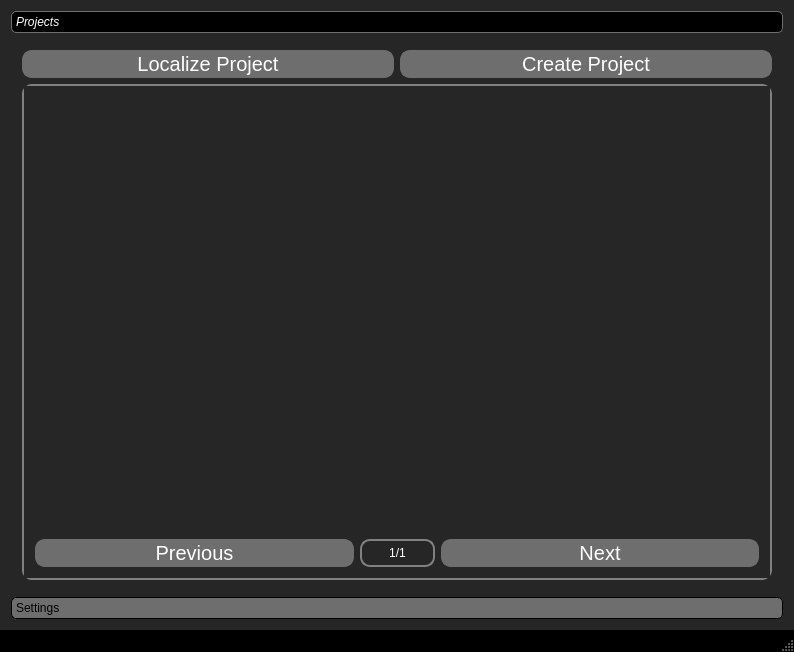
<?xml version="1.0" encoding="UTF-8"?>
<ui version="4.0">
 <class>UnrealManagerClass</class>
 <widget class="QMainWindow" name="UnrealManagerClass">
  <property name="geometry">
   <rect>
    <x>0</x>
    <y>0</y>
    <width>794</width>
    <height>652</height>
   </rect>
  </property>
  <property name="windowTitle">
   <string>UnrealManager</string>
  </property>
  <property name="layoutDirection">
   <enum>Qt::LeftToRight</enum>
  </property>
  <property name="styleSheet">
   <string notr="true">QMainWindow
{
	background-color:black;
	foreground-color:black;
}</string>
  </property>
  <widget class="QWidget" name="centralWidget">
   <property name="autoFillBackground">
    <bool>false</bool>
   </property>
   <property name="styleSheet">
    <string notr="true">QWidget
{
	background-color:#262626
}</string>
   </property>
   <layout class="QGridLayout" name="gridLayout_2">
    <item row="0" column="1">
     <widget class="QToolBox" name="toolBox">
      <property name="autoFillBackground">
       <bool>false</bool>
      </property>
      <property name="styleSheet">
       <string notr="true">QPushButton{
border-radius : 15px;
border : 1px solid #FFFF00;
border-top : 1px solid #FFFF00;
color : white
}

QLabel
{
	color:white;
}

QPushButton:enabled
{
 background-color: #6E6E6E;
  border: 2px solid #6E6E6E;
  border-radius: 10px;
}

QPushButton:hover:!pressed
{
 background-color: #999999;
color:black
}

QToolBox::tab {
    background: #6E6E6E;
    border-radius: 5px;
	border : 1px solid dark;
    color: black;
}

QToolBox::tab:selected { /* italicize selected tabs */
	background: black;
	border : 1px solid #6E6E6E;
    font: italic;
    color: white;
}

QToolBox::tab:hover:!selected
{ 
	background: #999999;
	border : 1px solid #6E6E6E;
    font: italic;
    color: white;
}

.QFrame
{
    border: 2px solid gray;
    border-radius: 10px;
}
</string>
      </property>
      <property name="currentIndex">
       <number>0</number>
      </property>
      <widget class="QWidget" name="Project_tab">
       <property name="geometry">
        <rect>
         <x>0</x>
         <y>0</y>
         <width>776</width>
         <height>553</height>
        </rect>
       </property>
       <attribute name="label">
        <string>Projects</string>
       </attribute>
       <layout class="QGridLayout" name="gridLayout_3">
        <item row="0" column="0">
         <widget class="QPushButton" name="LocalizeButton">
          <property name="sizePolicy">
           <sizepolicy hsizetype="Minimum" vsizetype="Fixed">
            <horstretch>0</horstretch>
            <verstretch>0</verstretch>
           </sizepolicy>
          </property>
          <property name="minimumSize">
           <size>
            <width>0</width>
            <height>25</height>
           </size>
          </property>
          <property name="font">
           <font>
            <pointsize>15</pointsize>
           </font>
          </property>
          <property name="text">
           <string>Localize Project</string>
          </property>
         </widget>
        </item>
        <item row="0" column="1">
         <widget class="QPushButton" name="CreateButton">
          <property name="minimumSize">
           <size>
            <width>0</width>
            <height>25</height>
           </size>
          </property>
          <property name="palette">
           <palette>
            <active>
             <colorrole role="WindowText">
              <brush brushstyle="SolidPattern">
               <color alpha="255">
                <red>255</red>
                <green>255</green>
                <blue>255</blue>
               </color>
              </brush>
             </colorrole>
             <colorrole role="Button">
              <brush brushstyle="SolidPattern">
               <color alpha="255">
                <red>110</red>
                <green>110</green>
                <blue>110</blue>
               </color>
              </brush>
             </colorrole>
             <colorrole role="Text">
              <brush brushstyle="SolidPattern">
               <color alpha="255">
                <red>255</red>
                <green>255</green>
                <blue>255</blue>
               </color>
              </brush>
             </colorrole>
             <colorrole role="ButtonText">
              <brush brushstyle="SolidPattern">
               <color alpha="255">
                <red>255</red>
                <green>255</green>
                <blue>255</blue>
               </color>
              </brush>
             </colorrole>
             <colorrole role="Base">
              <brush brushstyle="SolidPattern">
               <color alpha="255">
                <red>110</red>
                <green>110</green>
                <blue>110</blue>
               </color>
              </brush>
             </colorrole>
             <colorrole role="Window">
              <brush brushstyle="SolidPattern">
               <color alpha="255">
                <red>110</red>
                <green>110</green>
                <blue>110</blue>
               </color>
              </brush>
             </colorrole>
             <colorrole role="Highlight">
              <brush brushstyle="SolidPattern">
               <color alpha="255">
                <red>0</red>
                <green>170</green>
                <blue>255</blue>
               </color>
              </brush>
             </colorrole>
             <colorrole role="PlaceholderText">
              <brush brushstyle="SolidPattern">
               <color alpha="128">
                <red>255</red>
                <green>255</green>
                <blue>255</blue>
               </color>
              </brush>
             </colorrole>
            </active>
            <inactive>
             <colorrole role="WindowText">
              <brush brushstyle="SolidPattern">
               <color alpha="255">
                <red>255</red>
                <green>255</green>
                <blue>255</blue>
               </color>
              </brush>
             </colorrole>
             <colorrole role="Button">
              <brush brushstyle="SolidPattern">
               <color alpha="255">
                <red>110</red>
                <green>110</green>
                <blue>110</blue>
               </color>
              </brush>
             </colorrole>
             <colorrole role="Text">
              <brush brushstyle="SolidPattern">
               <color alpha="255">
                <red>255</red>
                <green>255</green>
                <blue>255</blue>
               </color>
              </brush>
             </colorrole>
             <colorrole role="ButtonText">
              <brush brushstyle="SolidPattern">
               <color alpha="255">
                <red>255</red>
                <green>255</green>
                <blue>255</blue>
               </color>
              </brush>
             </colorrole>
             <colorrole role="Base">
              <brush brushstyle="SolidPattern">
               <color alpha="255">
                <red>110</red>
                <green>110</green>
                <blue>110</blue>
               </color>
              </brush>
             </colorrole>
             <colorrole role="Window">
              <brush brushstyle="SolidPattern">
               <color alpha="255">
                <red>110</red>
                <green>110</green>
                <blue>110</blue>
               </color>
              </brush>
             </colorrole>
             <colorrole role="PlaceholderText">
              <brush brushstyle="SolidPattern">
               <color alpha="128">
                <red>255</red>
                <green>255</green>
                <blue>255</blue>
               </color>
              </brush>
             </colorrole>
            </inactive>
            <disabled>
             <colorrole role="WindowText">
              <brush brushstyle="SolidPattern">
               <color alpha="255">
                <red>255</red>
                <green>255</green>
                <blue>255</blue>
               </color>
              </brush>
             </colorrole>
             <colorrole role="Button">
              <brush brushstyle="SolidPattern">
               <color alpha="255">
                <red>38</red>
                <green>38</green>
                <blue>38</blue>
               </color>
              </brush>
             </colorrole>
             <colorrole role="Text">
              <brush brushstyle="SolidPattern">
               <color alpha="255">
                <red>255</red>
                <green>255</green>
                <blue>255</blue>
               </color>
              </brush>
             </colorrole>
             <colorrole role="ButtonText">
              <brush brushstyle="SolidPattern">
               <color alpha="255">
                <red>255</red>
                <green>255</green>
                <blue>255</blue>
               </color>
              </brush>
             </colorrole>
             <colorrole role="Base">
              <brush brushstyle="SolidPattern">
               <color alpha="255">
                <red>38</red>
                <green>38</green>
                <blue>38</blue>
               </color>
              </brush>
             </colorrole>
             <colorrole role="Window">
              <brush brushstyle="SolidPattern">
               <color alpha="255">
                <red>38</red>
                <green>38</green>
                <blue>38</blue>
               </color>
              </brush>
             </colorrole>
             <colorrole role="PlaceholderText">
              <brush brushstyle="SolidPattern">
               <color alpha="128">
                <red>255</red>
                <green>255</green>
                <blue>255</blue>
               </color>
              </brush>
             </colorrole>
            </disabled>
           </palette>
          </property>
          <property name="font">
           <font>
            <pointsize>15</pointsize>
           </font>
          </property>
          <property name="focusPolicy">
           <enum>Qt::StrongFocus</enum>
          </property>
          <property name="contextMenuPolicy">
           <enum>Qt::DefaultContextMenu</enum>
          </property>
          <property name="toolTipDuration">
           <number>0</number>
          </property>
          <property name="autoFillBackground">
           <bool>false</bool>
          </property>
          <property name="text">
           <string>Create Project</string>
          </property>
          <property name="iconSize">
           <size>
            <width>16</width>
            <height>16</height>
           </size>
          </property>
          <property name="autoRepeatDelay">
           <number>299</number>
          </property>
         </widget>
        </item>
        <item row="1" column="0" colspan="2">
         <widget class="QScrollArea" name="ProjectsList">
          <property name="autoFillBackground">
           <bool>true</bool>
          </property>
          <property name="styleSheet">
           <string notr="true">.QFrame
{
    border: 2px solid gray;
    border-radius: 10px;
	border-height: 20px;
}

QFrame
{
    border: 2px solid gray;
    border-radius: 10px;
}
</string>
          </property>
          <property name="widgetResizable">
           <bool>true</bool>
          </property>
          <widget class="QWidget" name="scrollAreaWidgetContents">
           <property name="geometry">
            <rect>
             <x>0</x>
             <y>0</y>
             <width>754</width>
             <height>494</height>
            </rect>
           </property>
           <property name="styleSheet">
            <string notr="true"/>
           </property>
           <layout class="QGridLayout" name="gridLayout">
            <item row="0" column="0" colspan="3">
             <layout class="QHBoxLayout" name="horizontalLayout">
              <item>
               <widget class="QStackedWidget" name="projectsPages">
                <property name="autoFillBackground">
                 <bool>false</bool>
                </property>
                <property name="styleSheet">
                 <string notr="true">QFrame
{
    border: 0px solid dark;
    border-radius: 0px;
}

.QFrame
{
    border: 2px solid gray;
    border-radius: 10px;
}</string>
                </property>
                <property name="frameShape">
                 <enum>QFrame::Box</enum>
                </property>
                <property name="frameShadow">
                 <enum>QFrame::Plain</enum>
                </property>
                <property name="currentIndex">
                 <number>0</number>
                </property>
                <widget class="QWidget" name="page">
                 <layout class="QVBoxLayout" name="verticalLayout"/>
                </widget>
               </widget>
              </item>
             </layout>
            </item>
            <item row="1" column="0">
             <widget class="QPushButton" name="previousPage">
              <property name="font">
               <font>
                <pointsize>15</pointsize>
               </font>
              </property>
              <property name="text">
               <string>Previous</string>
              </property>
             </widget>
            </item>
            <item row="1" column="2">
             <widget class="QPushButton" name="nextPage">
              <property name="font">
               <font>
                <pointsize>15</pointsize>
               </font>
              </property>
              <property name="text">
               <string>Next</string>
              </property>
             </widget>
            </item>
            <item row="1" column="1">
             <widget class="QLabel" name="PagesLabel">
              <property name="maximumSize">
               <size>
                <width>75</width>
                <height>16777215</height>
               </size>
              </property>
              <property name="styleSheet">
               <string notr="true">QFrame
{
    border: 2px solid gray;
    border-radius: 10px;
}
</string>
              </property>
              <property name="text">
               <string>1/1</string>
              </property>
              <property name="alignment">
               <set>Qt::AlignCenter</set>
              </property>
             </widget>
            </item>
           </layout>
          </widget>
         </widget>
        </item>
       </layout>
      </widget>
      <widget class="QWidget" name="Setting_tab">
       <property name="geometry">
        <rect>
         <x>0</x>
         <y>0</y>
         <width>776</width>
         <height>553</height>
        </rect>
       </property>
       <attribute name="label">
        <string>Settings</string>
       </attribute>
       <layout class="QGridLayout" name="gridLayout_4">
        <item row="5" column="0">
         <spacer name="verticalSpacer">
          <property name="orientation">
           <enum>Qt::Vertical</enum>
          </property>
          <property name="sizeHint" stdset="0">
           <size>
            <width>20</width>
            <height>40</height>
           </size>
          </property>
         </spacer>
        </item>
        <item row="0" column="1">
         <widget class="QLineEdit" name="UnrealVersionLineEdit">
          <property name="sizePolicy">
           <sizepolicy hsizetype="Expanding" vsizetype="Fixed">
            <horstretch>0</horstretch>
            <verstretch>0</verstretch>
           </sizepolicy>
          </property>
          <property name="toolTip">
           <string>select folder named UE_Unreal_Version, UE_5.0 for exemple </string>
          </property>
          <property name="toolTipDuration">
           <number>-1</number>
          </property>
          <property name="styleSheet">
           <string notr="true">QLineEdit {
    border: 2px solid gray;
    border-radius: 10px;
    padding: 0 8px;
    selection-background-color: darkgray;
	color : white;
}</string>
          </property>
          <property name="alignment">
           <set>Qt::AlignLeading|Qt::AlignLeft|Qt::AlignTop</set>
          </property>
          <property name="readOnly">
           <bool>false</bool>
          </property>
         </widget>
        </item>
        <item row="0" column="0">
         <widget class="QLabel" name="unrealVersionLabel">
          <property name="text">
           <string>UnrealVersion :</string>
          </property>
         </widget>
        </item>
        <item row="1" column="0" colspan="4">
         <widget class="QPushButton" name="pushButton">
          <property name="text">
           <string>Manage default Engine template settings(WIP)</string>
          </property>
         </widget>
        </item>
        <item row="2" column="0" colspan="4">
         <widget class="QPushButton" name="pushButton_2">
          <property name="text">
           <string>Manage default Input template settings(WIP)</string>
          </property>
         </widget>
        </item>
        <item row="3" column="0" colspan="4">
         <widget class="QPushButton" name="pushButton_3">
          <property name="text">
           <string>Manage default Editor template settings(WIP)</string>
          </property>
         </widget>
        </item>
        <item row="4" column="0" colspan="4">
         <widget class="QPushButton" name="pushButton_4">
          <property name="text">
           <string>Manage default Game template settings(WIP)</string>
          </property>
         </widget>
        </item>
        <item row="0" column="2">
         <widget class="QPushButton" name="localizeUnrealFolderButton">
          <property name="sizePolicy">
           <sizepolicy hsizetype="Fixed" vsizetype="Fixed">
            <horstretch>0</horstretch>
            <verstretch>0</verstretch>
           </sizepolicy>
          </property>
          <property name="minimumSize">
           <size>
            <width>40</width>
            <height>0</height>
           </size>
          </property>
          <property name="styleSheet">
           <string notr="true">QPushButton:enabled
{
 background-color: #6E6E6E;
  border: 2px solid #6E6E6E;
  border-radius: 10px;
}

QPushButton:hover:!pressed
{
 background-color: #999999;
color:black
}</string>
          </property>
          <property name="text">
           <string>...</string>
          </property>
         </widget>
        </item>
       </layout>
      </widget>
     </widget>
    </item>
   </layout>
  </widget>
  <widget class="QStatusBar" name="statusBar"/>
  <action name="ActionFindProject">
   <property name="text">
    <string>Find Project</string>
   </property>
  </action>
 </widget>
 <layoutdefault spacing="6" margin="11"/>
 <resources>
  <include location="UnrealManager.qrc"/>
 </resources>
 <connections/>
</ui>
